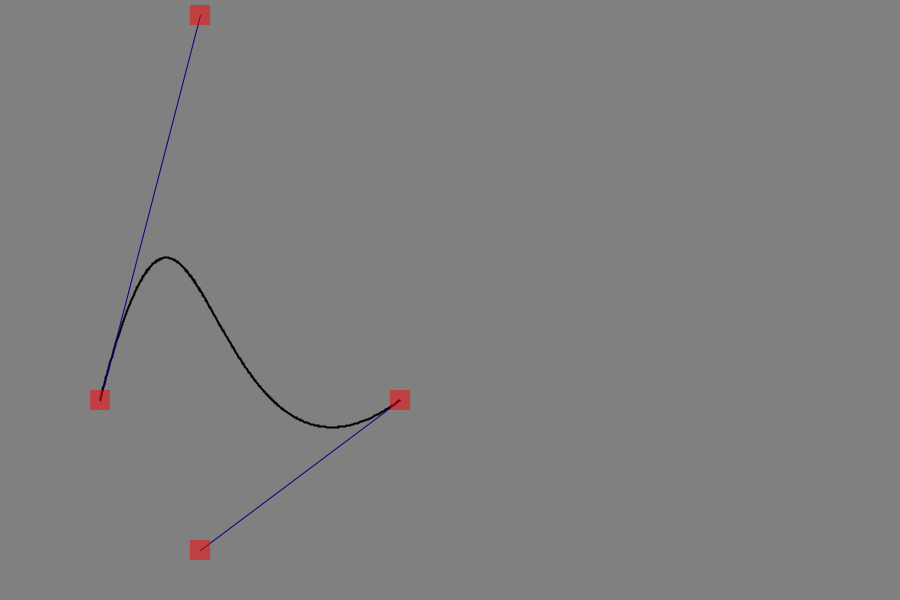
Frame 1 (no input)
Frame 60 (the mouse pressed at the canvas centre just before this capture): identical to frame 1, image omitted
Frame 120 (the mouse held since frame 60 and released just before this capture): identical to frame 1, image omitted

The Processing sketch that drew this single still picture (run headless with seeded random() and noise(); from frame 60 on, the mouse is pressed at the canvas centre):

// Processing sketch: Q10
// ── Q10.pde

PVector p[] = new PVector[4];
int drag = 999;
float rect_radius = 10;

void setup()
{
  size(900, 600);
  rectMode(RADIUS);

  p[0] = new PVector(100, 400);
  p[1] = new PVector(200,  15);
  p[2] = new PVector(200, 550);
  p[3] = new PVector(400, 400);

  drawCurve();
}

void draw()
{
  // we draw when needed, rather than constantly
}

void mousePressed()
{
  for (int n = 0; n < p.length; ++n)
  {
    PVector v = p[n];
    if (abs(mouseX - v.x) <= rect_radius && abs(mouseY - v.y) <= rect_radius)
    {
      drag = n;
      return;
    }
  }
  
  drag = 999;
}

void mouseDragged()
{
  if (drag < p.length)
  {
    p[drag].x = mouseX;
    p[drag].y = mouseY;
    
    drawCurve();
  }
}

void pv_line(PVector a, PVector b)
{
  line(a.x, a.y, b.x, b.y);
}

void drawCurve()
{
  background(128);
  stroke(0);
  strokeWeight(2);
  noFill();
  
  cubicCurve(
        p[0].x, p[0].y,
        p[1].x, p[1].y,
        p[2].x, p[2].y,
        p[3].x, p[3].y);

  stroke(0, 0, 128);
  strokeWeight(1);
  pv_line( p[0], p[1]);
  pv_line( p[2], p[3]);

  noStroke();
  fill(255, 0, 0, 128);
  
  for (int n = 0; n < p.length; ++n)
  {
    PVector v = p[n];
    rect(v.x, v.y, rect_radius, rect_radius);
  }
}

void cubicCurve(
        float x1,  float y1,
        float xc1, float yc1,
        float xc2, float yc2,
        float x2,  float y2)
{
  beginShape();
  for (float t = 0; t <= 1; t+=0.002)
  {
    vertex(cubic(x1, xc1, xc2, x2, t),
           cubic(y1, yc1, yc2, y2, t));
  }    
  endShape();
}

float cubic(float p1, float c1,
            float c2,  float p2,
            float t)
{
    float s = (1 - t);
    float v = 1 * p1 * s * s * s;
    v      += 3 * c1 * s * s * t;
    v      += 3 * c2 * s * t * t;
    v      += 1 * p2 * t * t * t;
    return v;        
}
